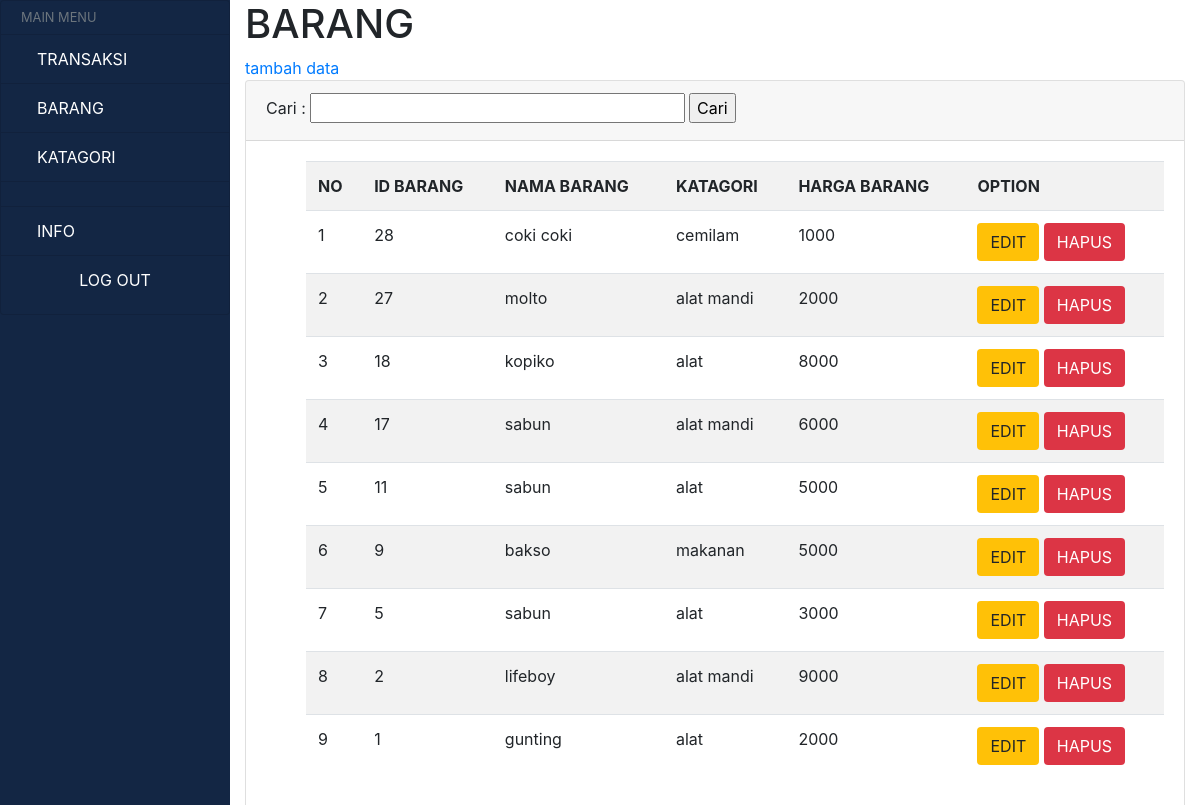
The app's page /admin/index_barang.php with its own data.
### tables this page shows
CREATE TABLE `barang` (
  `id_barang` int(11) NOT NULL,
  `id_kat` int(11) NOT NULL,
  `nama_barang` text NOT NULL,
  `harga_barang` int(9) NOT NULL
);

CREATE TABLE `kategori` (
  `id_kat` int(11) NOT NULL,
  `nama_katagori` varchar(30) NOT NULL
);

### admin/index_barang.php (the view, shortened to what this page needs)
<!DOCTYPE html>
<html lang="en">
<head>
    <link rel="stylesheet" href="css/bootstrap.min.css">
    <link rel="stylesheet" href="css/mycss.css">
</head>
<body>
    <div class="container-fluid p-0 ">
        <div class="row" id="body-row">
            <div id="sidebar-container" class="sidebar-expanded d-none d-md-block">
                <ul class="list-group">
                    <li class="list-group-item sidebar-separator-title text-muted d-flex align-items-center menu-collapsed">
                        <small>MAIN MENU</small>
                    </li>
                    <a href="index_transaksi.php" data-toggle="collapse" aria-expanded="false" class="bg-dark list-group-item list-group-item-action flex-column align-items-start">
                        <div class="d-flex w-100 justify-content-start align-items-center">
                            <span class="menu-collapsed">TRANSAKSI</span>
                        </div>
                    </a>
                    <a href="index_barang.php" data-toggle="collapse" aria-expanded="false" class="bg-dark list-group-item list-group-item-action flex-column align-items-start">
                        <div class="d-flex w-100 justify-content-start align-items-center">
                            <span class="menu-collapsed">BARANG</span>
                        </div>
                    </a>
                    <a href="index_katagori.php" class="bg-dark list-group-item list-group-item-action">
                        <div class="d-flex w-100 justify-content-start align-items-center">
                            <span class="menu-collapsed">KATAGORI</span>
                        </div>
                    </a>
                    <li class="list-group-item sidebar-separator menu-collapsed"></li>
                    <a href="info.php" class="bg-dark list-group-item list-group-item-action">
                        <div class="d-flex w-100 justify-content-start align-items-center">
                            <span class="menu-collapsed">INFO</span>
                        </div>
                    </a>
                    <li class="list-group-item logo-separator d-flex justify-content-center">
                      <a href="logout.php" class=" text-black-50"> LOG OUT </a>
                    </li>
                </ul>
            </div>
            <div class="col">
                <h1>
                    BARANG
                </h1>
                <a href="input_barang.php">tambah data</a>
                <div class="card">
                    <div class="card-header"><form action="index_barang.php" method="get">
                    <label>Cari :</label>
                    <input type="text" class=" col-5" name="cari">
                    <input type="submit" value="Cari">
                    </form></div>
                    <div class="card-body">
                        <ul>
                        <?php
                        $koneksi = mysqli_connect("localhost","root","","db_penjualan");
                        ?>
            <table class="table col-1 table-striped" border="0.1" >
                    <tr >
                        <th>NO</th>
                        <th>ID BARANG</th>
                        <th>NAMA BARANG</th>
                        <th>KATAGORI</th>
                        <th>HARGA BARANG</th>
                        <th>OPTION</th>
                    </tr>
                <?php
                if(isset($_GET['cari'])){
                    $cari = $_GET['cari'];
                    $data = mysqli_query($koneksi,"SELECT * from barang INNER JOIN kategori ON barang.id_kat = kategori.id_kat  where nama_barang like '%".$cari."%'");
                }else{
                    $data = mysqli_query($koneksi,"SELECT * from barang INNER JOIN kategori ON barang.id_kat = kategori.id_kat ORDER BY id_barang DESC");
                }
                $no = 1;
                while($d = mysqli_fetch_array($data)){
                ?>
                <tr>
                <td><?php echo $no++; ?></td>
                                        <td><?php echo $d['id_barang']; ?></td>
                                        <td><?php echo $d['nama_barang']; ?></td>
                                        <td><?php echo $d['nama_katagori']; ?></td>
                                        <td><?php echo $d['harga_barang']; ?></td>
                                        <td>
                                            <a name="id_barang" class=" badge-warning btn" href="edit_barang.php?id_barang=<?php echo $d['id_barang']; ?>">EDIT</a>
                                            <a name="id_barang" class=" badge-danger btn" href="hapus_barang.php?id_barang=<?php echo $d['id_barang']; ?>">HAPUS</a>
                                        </td>
                        </tr>
                <?php }
                ?>
            </table>
                        </ul>
                    </div>
                </div>
            </div>
        </div>
    </div>
</body>
</html>

### admin/css/mycss.css (style rules this page uses)
#body-row { margin-left: 0; margin-right: 0; }
#sidebar-container { min-height: 100vh; background-color: #132644; padding: 0; }
.sidebar-expanded { width: 230px; }
#sidebar-container .list-group a { height: 50px; color: white; }
#sidebar-container .list-group li.list-group-item { background-color: #132644; }
.sidebar-separator-title { background-color: #132644; height: 35px; }
.sidebar-separator { background-color: #132644; height: 25px; }
.logo-separator { background-color: #132644; height: 60px; }
a.bg-dark { background-color: #132644 !important; }

### records on screen
barang: id_barang "28", nama_barang "coki coki", id_kat.nama_katagori "cemilam", harga_barang "1000"
barang: id_barang "27", nama_barang "molto", id_kat.nama_katagori "alat mandi", harga_barang "2000"
barang: id_barang "18", nama_barang "kopiko", id_kat.nama_katagori "alat", harga_barang "8000"
barang: id_barang "17", nama_barang "sabun", id_kat.nama_katagori "alat mandi", harga_barang "6000"
barang: id_barang "11", nama_barang "sabun", id_kat.nama_katagori "alat", harga_barang "5000"
barang: id_barang "9", nama_barang "bakso", id_kat.nama_katagori "makanan", harga_barang "5000"
barang: id_barang "5", nama_barang "sabun", id_kat.nama_katagori "alat", harga_barang "3000"
barang: id_barang "2", nama_barang "lifeboy", id_kat.nama_katagori "alat mandi", harga_barang "9000"
barang: id_barang "1", nama_barang "gunting", id_kat.nama_katagori "alat", harga_barang "2000"
